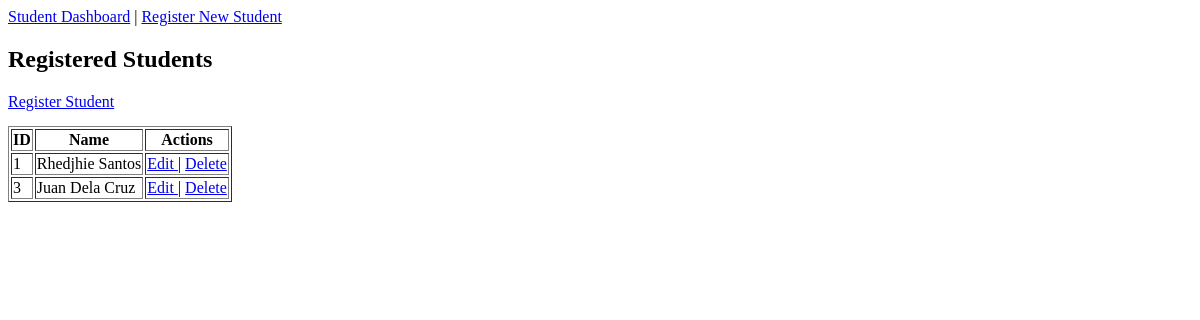
Page /registration/ on the earlier database version.
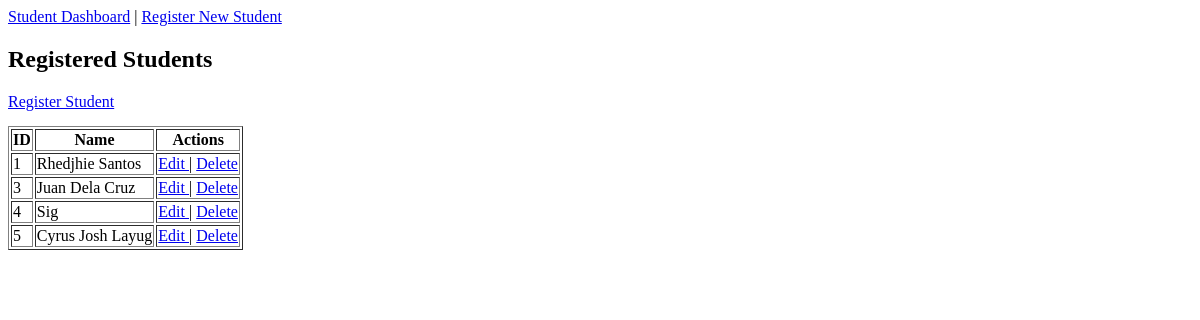
Same page on the later database version.
### registration/models.py (models this page shows)
class Student(models.Model):
    student_name = models.CharField(max_length=100)
    program = models.CharField(max_length=100)
    year_level = models.IntegerField()
    email = models.EmailField()
    def __str__(self):
        return self.student_name

### registration/views.py (the view)
# urls.py: path('', views.student_list, name='student_list'),
def student_list(request):
    students = Student.objects.all()
    return render(request, 'registration/student_list.html', {'students': students})

### registration/templates/registration/student_list.html (shortened to what this page needs)
<!DOCTYPE html>
<html lang="en">
<head>
</head>
<a href="{% url 'student_dashboard' %}">Student Dashboard</a> |
<a href="{% url 'student_create' %}">Register New Student</a>
<body>
    <h2>Registered Students</h2>
    <a href="{% url 'student_create' %}">
        Register Student
    </a>
    <table border="1" style="margin-top: 15px;">
        <thead>
            <tr>
                <th>ID</th>
                <th>Name</th>
                <th>Actions</th>
            </tr>
        </thead>
        <tbody>
            {% for student in students %}
            <tr>
                <td>{{ student.id }}</td>
                <td>{{ student }}</td>
                <td>
                    <a href="{% url 'student_update' student.pk %}">
                        Edit
                    </a>
                    |
                    <a href="{% url 'student_delete' student.pk %}">
                        Delete
                    </a>
                </td>
            </tr>
            {% empty %}
            <tr>
                <td colspan="3">No students registered yet.</td>
            </tr>
            {% endfor %}
        </tbody>
    </table>
</body>
</html>

Differences in the rows shown:
added Student: id "4", student_name "Sig"
added Student: id "5", student_name "Cyrus Josh Layug"
